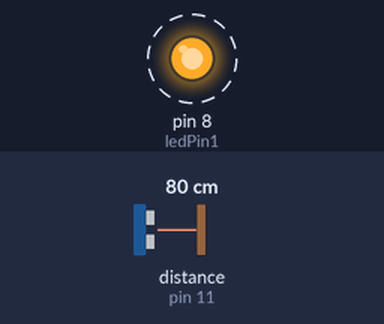
The sketch below on a simulated Arduino Uno, built with avr-gcc and run on an emulated ATmega328P. Parts: output pins drawn as LEDs (lit = HIGH). Dashed ring = blinking. Inputs (shaded band) come from the test bench; at power-on: distance to the obstacle (sensor on pin 11) 80 cm. The echo pulse lasts 58.3 µs per cm; what the sketch prints to the serial monitor is not drawn.

Above: at 0.3 s.
Timing chart, 0 to 3.0 s (numbered marks = the images above):
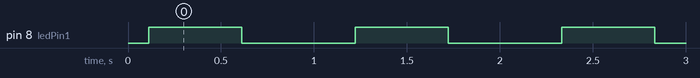

The sketch:

ultrasonic.ino
```cpp
#include<NewPing.h>
#define TRIGGER_PIN 12
#define ECHO_PIN 11
#define MAX_DISTANCE 200
const int ledPin1 = 8;

NewPing sonar(TRIGGER_PIN, ECHO_PIN, MAX_DISTANCE);
void setup() {
  // put your setup code here, to run once:
  Serial.begin(115200);
  pinMode(ledPin1, OUTPUT);
}

void loop() {
  // put your main code here, to run repeatedly:
  delay(100);
  unsigned int uS=sonar.ping();
  Serial.print("Ping:");
  Serial.print(uS/US_ROUNDTRIP_CM);
  Serial.println("cm");
  if(sonar.ping_cm() < 20){
    digitalWrite(ledPin1, HIGH);
    delay(10);
    digitalWrite(ledPin1, LOW);
    delay(10);
  } else
    digitalWrite(ledPin1, HIGH);
    delay(500);
    digitalWrite(ledPin1, LOW);
    delay(500);
}
```

Measured:
- by itself, pin 8 (ledPin1): alternates HIGH for 0.50 s and LOW for 0.61 s
